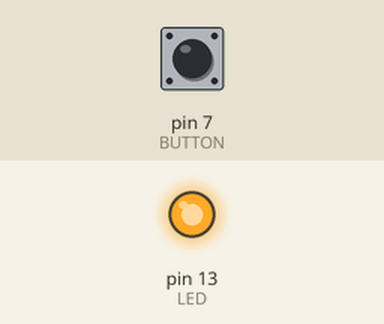
A sketch run on a simulated Arduino Uno, built with avr-gcc and run on an emulated ATmega328P. Parts: output pins drawn as LEDs (lit = HIGH). The test bench sets the inputs (shaded band); at power-on: pin 7 (BUTTON) LOW.

Above: at 1.2 s.
1.3 s: pin 7 (BUTTON) pulled HIGH for 0.15 s
At 1.37 s:
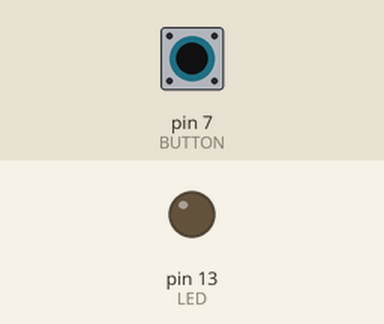
2.9 s: pin 7 (BUTTON) pulled HIGH for 3.2 s
At 7.2 s:
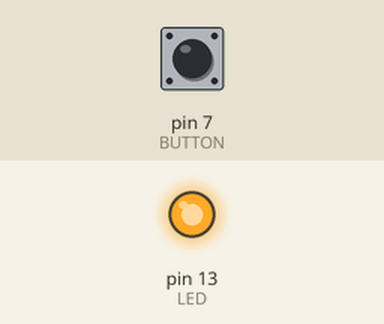
Timing chart, 0 to 8.7 s (numbered marks = the images above; inputs shaded):
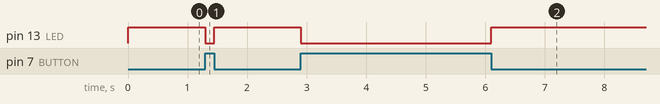

The sketch:

ex4-2_bob_a.ino
```cpp
// turn on LED if button is pressed & it is currently off
// and vice versa

const int LED = 13;
const int BUTTON = 7;

int val = 0;
int currentState = 0;

void setup(){
  pinMode(LED, OUTPUT);
  pinMode(BUTTON, INPUT);
}

void loop(){
  val = digitalRead(BUTTON);

  currentState = 1 - val;

  if (currentState == HIGH){
    digitalWrite(LED, HIGH);
  } else {
    digitalWrite(LED, LOW);
  }
}
```

Measured:
- after the input at 1.3 s, pin 13 (LED): HIGH → LOW at once, → HIGH 0.15 s later
- after the input at 2.9 s, pin 13 (LED): HIGH → LOW at once, → HIGH 3.2 s later
